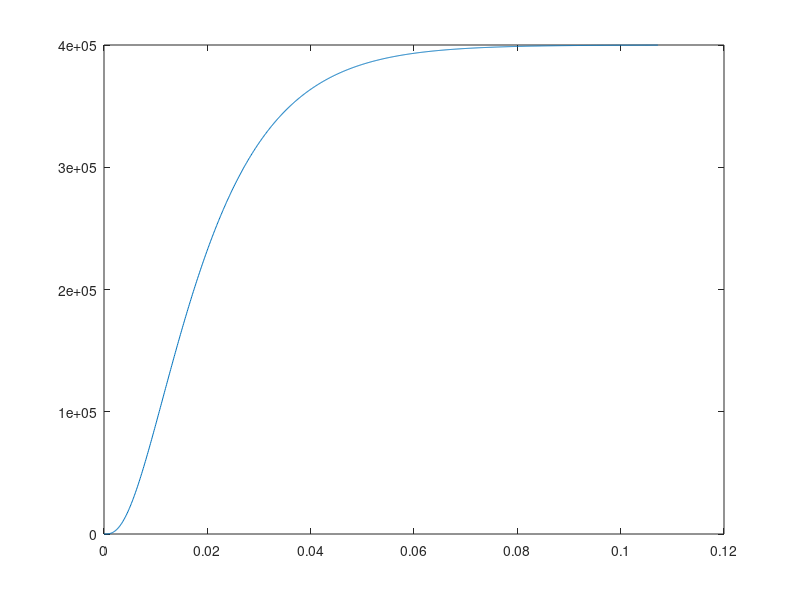
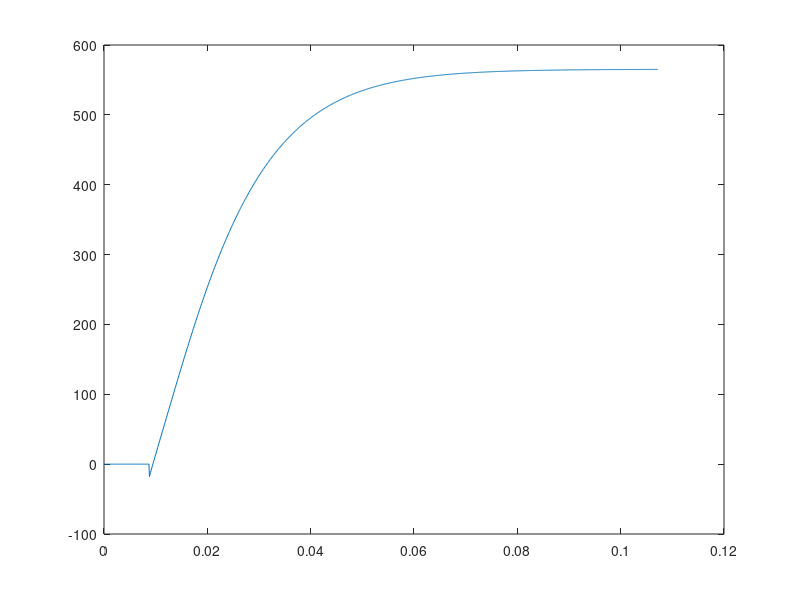

The MATLAB source for these figures, in order:
clear;
clc;

% Setup
dt = 0.0001; % 20 ms is hopefully time we run algorithm at
P_tolerance = 10;
gamma = 1.2;
Gamma = sqrt(gamma * (2 / (gamma + 1)) ^ ((gamma + 1) / (gamma - 1)));
R = 287;
Me = 2.75;
L_star = 0.75;
c_star_eff = 0.959;
c_star_ideal = 987;
c_star = c_star_eff * c_star_ideal;
P_steady = 400000; % target stable pressure
P_tank = 1600000;
Pa = 100000;
Ae = 6463.92 / (1000 ^ 2);
At = 1520.53 / (1000 ^ 2);

valve_nf = 100;
valve_dr = 1.0;

% Create expected pressure curve with approximation
% Assume instanteneous combustion
C_thermo = (c_star^2) * (Gamma^2) / (L_star * At);
K_actual = (P_steady * At / c_star) / sqrt(P_tank - P_steady);
Pc(1) = 0;
xv(1) = 0;
xv_dot(1) = 0;
step = 1;

while Pc(step) < (P_steady - 100)
    xv_ddot = (valve_nf ^ 2) * (1.0 - xv(step)) - 2 * valve_dr * valve_nf * xv_dot(step);
    xv_dot(step + 1) = xv_dot(step) + xv_ddot * dt;
    xv(step + 1) = xv(step) + xv_dot(step) * dt;

    mdot_in = K_actual * xv(step) * sqrt(max(0, P_tank - Pc(step)));
    mdot_out = Pc(step) * At / c_star;
    dPcdt = C_thermo * (mdot_in - mdot_out);
    Pc(step + 1) = Pc(step) + dPcdt * dt;

    step = step + 1;
end

t_series = (0:step-1) * dt;
figure
plot(t_series, Pc)

% Create expected thrust relation
Kp = (1 + ((gamma - 1) / 2) * Me ^ 2) ^ (gamma / (gamma - 1));
crit_ratio = ((gamma + 1) / 2) ^ (gamma / (gamma - 1));
Pc_choke = 0.4 * Pa * crit_ratio;

Pc_threshold = 0.4 * Pa * Kp;
F(1) = 0;
for i = 1:length(Pc)
    if Pc(i) < Pc_choke
        F(i) = 0;
    elseif Pc(i) < Pc_threshold % separated
        A_sep = At * Gamma / (((0.4 * Pa / Pc(i)) ^ (1 / gamma)) * sqrt((2 * gamma / (gamma - 1)) * (1 - (0.4 * Pa / Pc(i)) ^ ((gamma - 1) / gamma))));
        F(i) = Gamma * At * Pc(i) * (sqrt((2 * gamma / (gamma - 1)) * (1 - (0.4 * Pa / Pc(i)) ^ ((gamma - 1) / gamma)))) + (0.4 * Pa - Pa) * A_sep;
    else
        F(i) = Gamma * At * Pc(i) * (sqrt((2 * gamma / (gamma - 1)) * (1 - (1 / Kp) ^ ((gamma - 1) / gamma)))) + ((Pc(i) / Kp) - Pa) * Ae;
    end
end

figure
plot(t_series, F)
